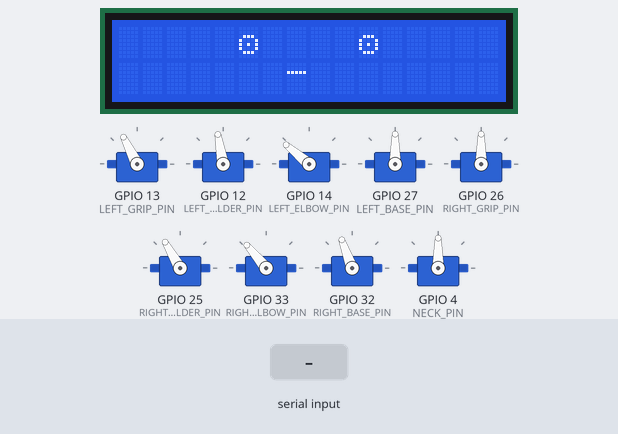
The sketch below on a simulated ESP32. Shown: 16×2 character LCD, 9 × servo. The inputs (shaded band) are chosen by the test bench.

Above: at 1.3 s.
1.4 s: "FACE:HAPPY\n" received over Serial
At 2.6 s:
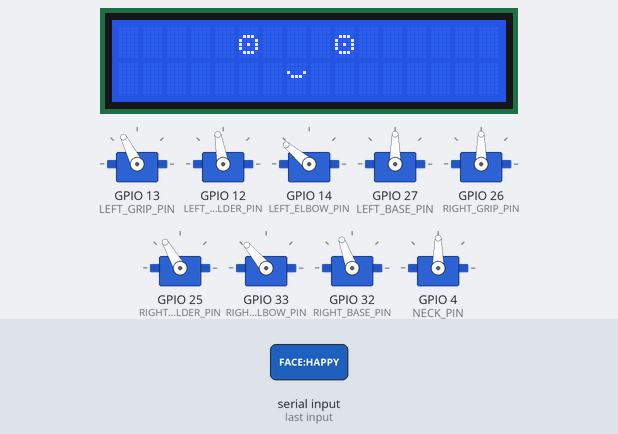
2.9 s: "FACE:BLINK\n" received over Serial
At 3.9 s:
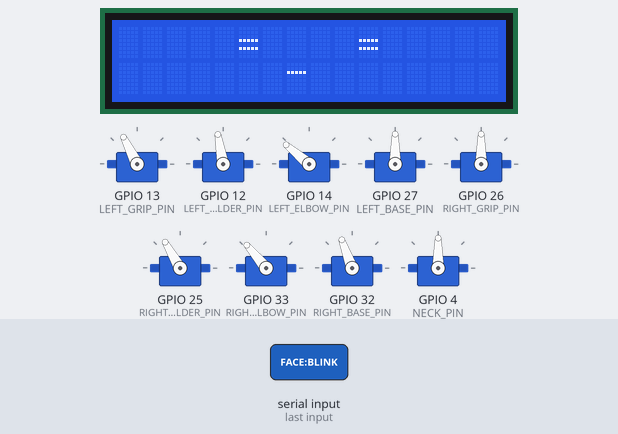
4.4 s: "NECK:\n" received over Serial
At 4.7 s:
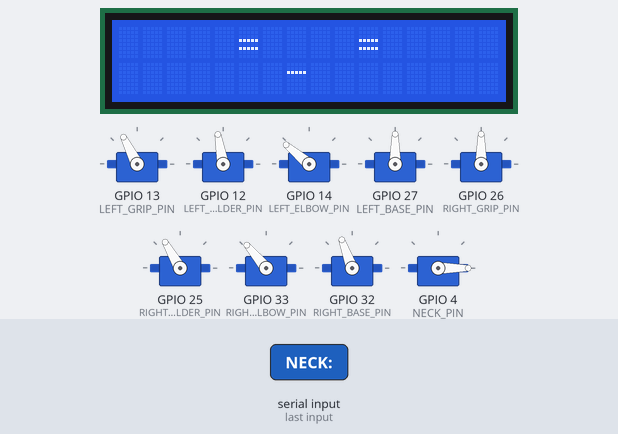
5.9 s: "ARM:LEFT_UP\n" received over Serial
At 7.1 s:
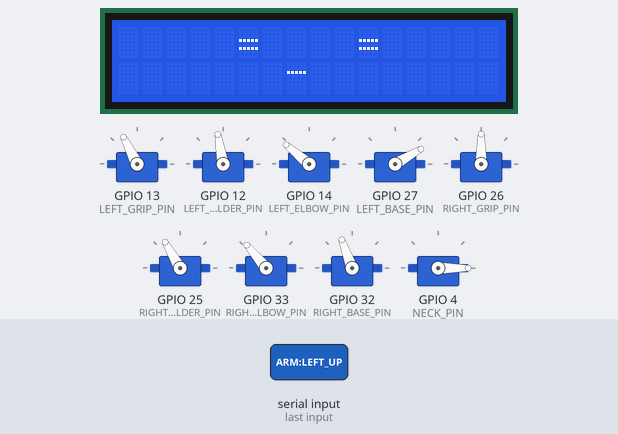
7.4 s: "NECK:90\n" received over Serial
At 8.2 s:
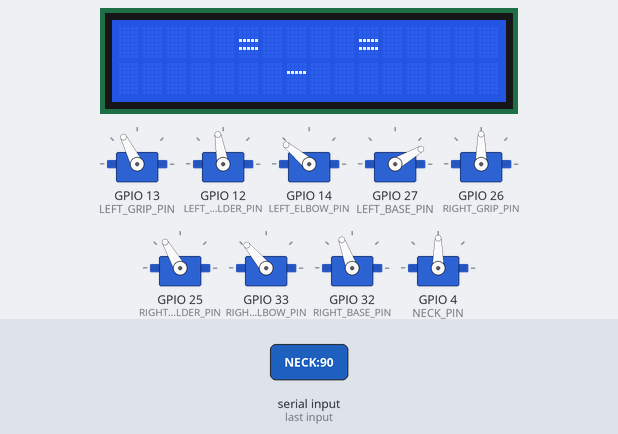
8.9 s: "ARM:LEFT_CENTER\n" received over Serial
At 9.4 s:
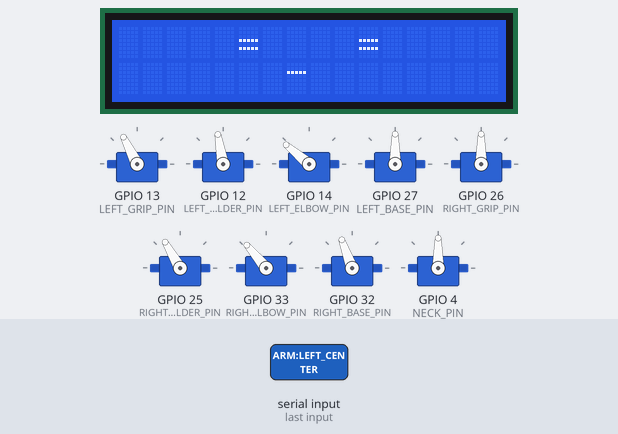
Timing chart, 0 to 11.4 s (numbered marks = the images above; inputs shaded):
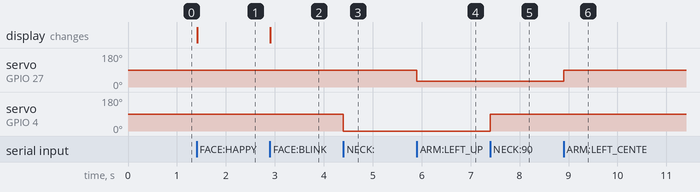

The sketch:

upper_controller_direct.ino
```cpp
/*
========================================
ESP32 UPPER CONTROLLER
========================================
- LCD Face Controller
- Dual Hand Controller
- Neck Controller
- UART Controlled
- Direct ESP32 GPIO Servo Control
========================================
*/

#include <Wire.h>
#include <LiquidCrystal_I2C.h>
#include <ESP32Servo.h>

// ====================================
// LCD
// ====================================

LiquidCrystal_I2C lcd(0x27, 16, 2);

// ====================================
// SERVOS
// ====================================

Servo leftGripServo;
Servo leftShoulderServo;
Servo leftElbowServo;
Servo leftBaseServo;

Servo rightGripServo;
Servo rightShoulderServo;
Servo rightElbowServo;
Servo rightBaseServo;

Servo neckServo;

// ====================================
// LEFT ARM PINS
// ====================================

#define LEFT_GRIP_PIN        13
#define LEFT_SHOULDER_PIN    12
#define LEFT_ELBOW_PIN       14
#define LEFT_BASE_PIN        27

// ====================================
// RIGHT ARM PINS
// ====================================

#define RIGHT_GRIP_PIN       26
#define RIGHT_SHOULDER_PIN   25
#define RIGHT_ELBOW_PIN      33
#define RIGHT_BASE_PIN       32

// ====================================
// NECK PIN
// ====================================

#define NECK_PIN             4

// ====================================
// ANGLES
// ====================================

#define LEFT_UP_ANGLE      30
#define LEFT_CENTER_ANGLE  90
#define LEFT_DOWN_ANGLE    130

#define RIGHT_UP_ANGLE      170
#define RIGHT_CENTER_ANGLE  110
#define RIGHT_DOWN_ANGLE    10

#define LEFT_GRIP_OPEN   117
#define LEFT_GRIP_CLOSE  100

#define RIGHT_GRIP_OPEN   90
#define RIGHT_GRIP_CLOSE  45

#define LEFT_SHOULDER_EXTEND 160
#define LEFT_SHOULDER_CENTER 100

#define LEFT_ELBOW_EXTEND 170
#define LEFT_ELBOW_CENTER 140

#define RIGHT_SHOULDER_EXTEND 160
#define RIGHT_SHOULDER_CENTER 120

#define RIGHT_ELBOW_EXTEND 170
#define RIGHT_ELBOW_CENTER 130

// ====================================
// LCD CHARS
// ====================================

byte eye_open[8] = {
  0b00000,
  0b00000,
  0b01110,
  0b10001,
  0b10101,
  0b10001,
  0b01110,
  0b00000
};

byte eye_closed[8] = {
  0b00000,
  0b00000,
  0b00000,
  0b11111,
  0b00000,
  0b11111,
  0b00000,
  0b00000
};

byte mouth_happy[8] = {
  0b00000,
  0b00000,
  0b10001,
  0b01110,
  0b00000,
  0b00000,
  0b00000,
  0b00000
};

byte mouth_neutral[8] = {
  0b00000,
  0b00000,
  0b11111,
  0b00000,
  0b00000,
  0b00000,
  0b00000,
  0b00000
};

// ====================================
// SERIAL COMMAND BUFFER
// ====================================

String command = "";

// ====================================
// LCD FUNCTIONS
// ====================================

void showHappy() {

  lcd.clear();

  lcd.setCursor(5, 0);
  lcd.write(byte(0));

  lcd.setCursor(9, 0);
  lcd.write(byte(0));

  lcd.setCursor(7, 1);
  lcd.write(byte(2));
}

void showNeutral() {

  lcd.clear();

  lcd.setCursor(5, 0);
  lcd.write(byte(0));

  lcd.setCursor(10, 0);
  lcd.write(byte(0));

  lcd.setCursor(7, 1);
  lcd.write(byte(3));
}

void blinkEyes() {

  lcd.clear();

  lcd.setCursor(5, 0);
  lcd.write(byte(1));

  lcd.setCursor(10, 0);
  lcd.write(byte(1));

  lcd.setCursor(7, 1);
  lcd.write(byte(3));
}

// ====================================
// PROCESS COMMANDS
// ====================================

void processCommand(String cmd) {

  cmd.trim();

  // ==================================
  // IDENTIFICATION
  // ==================================

  if (cmd == "WHO_ARE_YOU") {

    Serial.println("SERVO_NODE");
    return;
  }

  // ==================================
  // HEARTBEAT
  // ==================================

  if (cmd == "PING") {

    Serial.println("PONG");
    return;
  }

  // ==================================
  // FACES
  // ==================================

  if (cmd == "FACE:HAPPY") {

    showHappy();
    return;
  }

  if (cmd == "FACE:NEUTRAL") {

    showNeutral();
    return;
  }

  if (cmd == "FACE:BLINK") {

    blinkEyes();
    return;
  }

  // ==================================
  // NECK
  // ==================================

  if (cmd.startsWith("NECK:")) {

    int angle = cmd.substring(5).toInt();

    angle = constrain(angle, 0, 180);

    neckServo.write(angle);

    return;
  }

  // ==================================
  // LEFT ROTATION
  // ==================================

  if (cmd == "ARM:LEFT_UP") {

    leftBaseServo.write(LEFT_UP_ANGLE);
    return;
  }

  if (cmd == "ARM:LEFT_CENTER") {

    leftBaseServo.write(LEFT_CENTER_ANGLE);
    return;
  }

  if (cmd == "ARM:LEFT_DOWN") {

    leftBaseServo.write(LEFT_DOWN_ANGLE);
    return;
  }

  // ==================================
  // RIGHT ROTATION
  // ==================================

  if (cmd == "ARM:RIGHT_UP") {

    rightBaseServo.write(RIGHT_UP_ANGLE);
    return;
  }

  if (cmd == "ARM:RIGHT_CENTER") {

    rightBaseServo.write(RIGHT_CENTER_ANGLE);
    return;
  }

  if (cmd == "ARM:RIGHT_DOWN") {

    rightBaseServo.write(RIGHT_DOWN_ANGLE);
    return;
  }

  // ==================================
  // LEFT GRIP
  // ==================================

  if (cmd == "ARM:LEFT_GRIP") {

    leftGripServo.write(LEFT_GRIP_CLOSE);
    return;
  }

  if (cmd == "ARM:LEFT_RELEASE") {

    leftGripServo.write(LEFT_GRIP_OPEN);
    return;
  }

  // ==================================
  // RIGHT GRIP
  // ==================================

  if (cmd == "ARM:RIGHT_GRIP") {

    rightGripServo.write(RIGHT_GRIP_CLOSE);
    return;
  }

  if (cmd == "ARM:RIGHT_RELEASE") {

    rightGripServo.write(RIGHT_GRIP_OPEN);
    return;
  }

  // ==================================
  // LEFT EXTEND
  // ==================================

  if (cmd == "ARM:LEFT_EXTEND") {

    leftShoulderServo.write(
      LEFT_SHOULDER_EXTEND
    );

    leftElbowServo.write(
      LEFT_ELBOW_EXTEND
    );

    return;
  }

  if (cmd == "ARM:LEFT_RETRACT") {

    leftShoulderServo.write(
      LEFT_SHOULDER_CENTER
    );

    leftElbowServo.write(
      LEFT_ELBOW_CENTER
    );

    return;
  }

  // ==================================
  // RIGHT EXTEND
  // ==================================

  if (cmd == "ARM:RIGHT_EXTEND") {

    rightShoulderServo.write(
      RIGHT_SHOULDER_EXTEND
    );

    rightElbowServo.write(
      RIGHT_ELBOW_EXTEND
    );

    return;
  }

  if (cmd == "ARM:RIGHT_RETRACT") {

    rightShoulderServo.write(
      RIGHT_SHOULDER_CENTER
    );

    rightElbowServo.write(
      RIGHT_ELBOW_CENTER
    );

    return;
  }

}

// ====================================
// SETUP
// ====================================

void setup() {

  Serial.begin(115200);

  // ==================================
  // LCD INIT
  // ==================================
  lcd.init();

  lcd.backlight();

  lcd.createChar(0, eye_open);
  lcd.createChar(1, eye_closed);
  lcd.createChar(2, mouth_happy);
  lcd.createChar(3, mouth_neutral);

  // ==================================
  // SERVO INIT
  // ==================================

  ESP32PWM::allocateTimer(0);
  ESP32PWM::allocateTimer(1);
  ESP32PWM::allocateTimer(2);
  ESP32PWM::allocateTimer(3);

  leftGripServo.attach(
    LEFT_GRIP_PIN
  );

  leftShoulderServo.attach(
    LEFT_SHOULDER_PIN
  );

  leftElbowServo.attach(
    LEFT_ELBOW_PIN
  );

  leftBaseServo.attach(
    LEFT_BASE_PIN
  );

  rightGripServo.attach(
    RIGHT_GRIP_PIN
  );

  rightShoulderServo.attach(
    RIGHT_SHOULDER_PIN
  );

  rightElbowServo.attach(
    RIGHT_ELBOW_PIN
  );

  rightBaseServo.attach(
    RIGHT_BASE_PIN
  );

  neckServo.attach(
    NECK_PIN
  );

  // ==================================
  // DEFAULT POSITIONS
  // ==================================

  neckServo.write(90);

  leftBaseServo.write(
    LEFT_CENTER_ANGLE
  );

  rightBaseServo.write(
    RIGHT_CENTER_ANGLE
  );

  leftGripServo.write(
    LEFT_GRIP_OPEN
  );

  rightGripServo.write(
    RIGHT_GRIP_OPEN
  );

  leftShoulderServo.write(LEFT_SHOULDER_CENTER);
  rightShoulderServo.write(RIGHT_SHOULDER_CENTER);

  leftElbowServo.write(LEFT_ELBOW_CENTER);
  rightElbowServo.write(RIGHT_ELBOW_CENTER);

  showNeutral();
}

// ====================================
// LOOP
// ====================================

void loop() {

  while (Serial.available()) {

    char c = Serial.read();

    if (c == '\n') {

      command.trim();

      if (command.length() > 0) {

        processCommand(command);
      }

      command = "";
    }

    else {

      command += c;
    }
  }
}
```

Measured:
- after the input at 1.4 s, the display: changes at once (image 1)
- after the input at 2.9 s, the display: changes at once (image 2)
- after the input at 4.4 s, servo on GPIO 4 (NECK_PIN): 90° → 0° at once
- after the input at 5.9 s, servo on GPIO 27 (LEFT_BASE_PIN): 90° → 30° at once
- after the input at 7.4 s, servo on GPIO 4 (NECK_PIN): 0° → 90° at once
- after the input at 8.9 s, servo on GPIO 27 (LEFT_BASE_PIN): 30° → 90° at once
